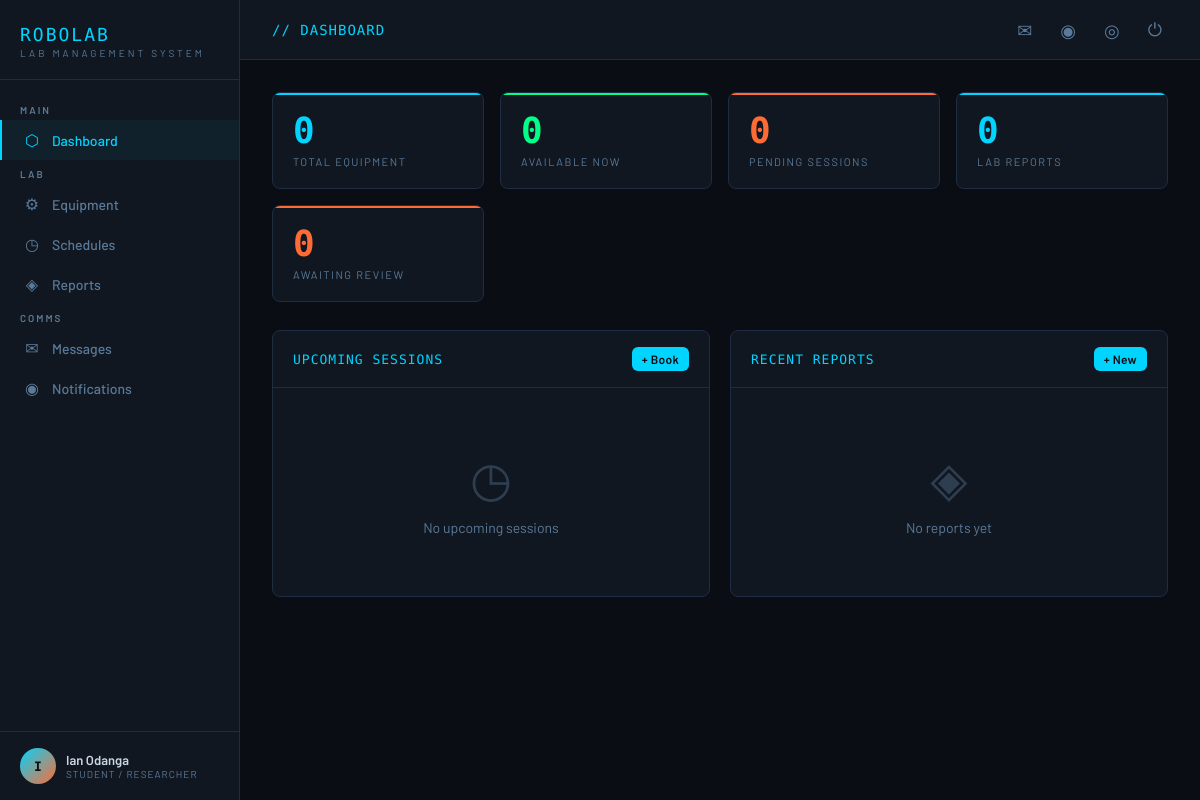
Screenshot of / (signed in) with the database file from the repository.
### accounts/models.py (models this page shows, shortened)
class User(AbstractUser):
    ROLE_ADMIN = 'admin'
    ROLE_TECHNICIAN = 'technician'
    ROLE_RESEARCHER = 'researcher'
    ROLE_CHOICES = [
        (ROLE_ADMIN, 'Admin'),
        (ROLE_TECHNICIAN, 'Lab Technician'),
        (ROLE_RESEARCHER, 'Student / Researcher'),
    ]
    role = models.CharField(max_length=20, choices=ROLE_CHOICES, default=ROLE_RESEARCHER)
    phone = models.CharField(max_length=20, blank=True)
    department = models.CharField(max_length=100, blank=True)
    bio = models.TextField(blank=True)
    avatar = models.ImageField(upload_to='avatars/', blank=True, null=True)
    def is_admin(self):
        return self.role == self.ROLE_ADMIN
    def is_technician(self):
        return self.role == self.ROLE_TECHNICIAN

### core/views.py (the view)
# urls.py: path('', views.dashboard, name='dashboard'),
@login_required
def dashboard(request):
    user = request.user
    now = timezone.now()
    if user.is_admin() or user.is_technician():
        total_equipment = Equipment.objects.count()
        available_equipment = Equipment.objects.filter(status=Equipment.STATUS_AVAILABLE).count()
        pending_sessions = LabSession.objects.filter(status=LabSession.STATUS_PENDING).count()
        total_reports = LabReport.objects.count()
        submitted_reports = LabReport.objects.filter(status=LabReport.STATUS_SUBMITTED).count()
        upcoming_sessions = LabSession.objects.filter(
            start_time__gte=now, status=LabSession.STATUS_APPROVED
        ).order_by('start_time')[:5]
        recent_reports = LabReport.objects.order_by('-created_at')[:5]
    else:
        total_equipment = Equipment.objects.filter(status=Equipment.STATUS_AVAILABLE).count()
        available_equipment = total_equipment
        pending_sessions = LabSession.objects.filter(requested_by=user, status=LabSession.STATUS_PENDING).count()
        total_reports = LabReport.objects.filter(author=user).count()
        submitted_reports = LabReport.objects.filter(author=user, status=LabReport.STATUS_SUBMITTED).count()
        upcoming_sessions = LabSession.objects.filter(
            requested_by=user, start_time__gte=now
        ).order_by('start_time')[:5]
        recent_reports = LabReport.objects.filter(author=user).order_by('-created_at')[:5]
    unread_messages = Message.objects.filter(recipient=user, is_read=False).count()
    unread_notifications = Notification.objects.filter(user=user, is_read=False).count()
    maintenance_due = Equipment.objects.filter(
        next_maintenance__lte=now.date(), status=Equipment.STATUS_AVAILABLE
    ).count()
    context = {
        'total_equipment': total_equipment,
        'available_equipment': available_equipment,
        'pending_sessions': pending_sessions,
        'total_reports': total_reports,
        'submitted_reports': submitted_reports,
        'upcoming_sessions': upcoming_sessions,
        'recent_reports': recent_reports,
        'unread_messages': unread_messages,
        'unread_notifications': unread_notifications,
        'maintenance_due': maintenance_due,
    }
    return render(request, 'core/dashboard.html', context)

### core/context_processors.py (called while the page is built)
def unread_counts(request):
    if request.user.is_authenticated:
        unread_count = Message.objects.filter(recipient=request.user, is_read=False).count()
        unread_notifications = Notification.objects.filter(user=request.user, is_read=False).count()
    else:
        unread_count = 0
        unread_notifications = 0
    return {
        'unread_count': unread_count,
        'unread_notifications': unread_notifications,
    }

### templates/core/dashboard.html (shortened to what this page needs)
{% extends 'base.html' %}
{% block page_title %}// DASHBOARD{% endblock %}
{% block content %}
<div class="stats-grid">
  <div class="stat-card accent">
    <div class="stat-value">{{ total_equipment }}</div>
    <div class="stat-label">Total Equipment</div>
  </div>
  <div class="stat-card green">
    <div class="stat-value">{{ available_equipment }}</div>
    <div class="stat-label">Available Now</div>
  </div>
  <div class="stat-card orange">
    <div class="stat-value">{{ pending_sessions }}</div>
    <div class="stat-label">Pending Sessions</div>
  </div>
  <div class="stat-card accent">
    <div class="stat-value">{{ total_reports }}</div>
    <div class="stat-label">Lab Reports</div>
  </div>
  <div class="stat-card orange">
    <div class="stat-value">{{ submitted_reports }}</div>
    <div class="stat-label">Awaiting Review</div>
  </div>
</div>
<div class="grid-2">
  <div class="card">
    <div class="card-header">
      <span class="card-title">Upcoming Sessions</span>
      <a href="{% url 'schedules:session_create' %}" class="btn btn-primary btn-sm">+ Book</a>
    </div>
    <div class="table-wrap">
      {% if upcoming_sessions %}
      <table>
        <thead><tr><th>Title</th><th>Start</th><th>Status</th></tr></thead>
        <tbody>
          {% for s in upcoming_sessions %}
          <tr>
            <td><a href="{% url 'schedules:session_detail' s.pk %}" style="color:var(--accent);text-decoration:none;">{{ s.title }}</a></td>
            <td style="font-family:var(--mono);font-size:12px;">{{ s.start_time|date:"M d, H:i" }}</td>
            <td><span class="badge-status badge-{{ s.status }}">{{ s.get_status_display }}</span></td>
          </tr>
          {% endfor %}
        </tbody>
      </table>
      {% else %}
      <div class="empty-state"><div class="icon">◷</div><p>No upcoming sessions</p></div>
      {% endif %}
    </div>
  </div>
  <div class="card">
    <div class="card-header">
      <span class="card-title">Recent Reports</span>
      <a href="{% url 'lab_reports:report_create' %}" class="btn btn-primary btn-sm">+ New</a>
    </div>
    <div class="table-wrap">
      {% if recent_reports %}
      <table>
        <thead><tr><th>Title</th><th>Author</th><th>Status</th></tr></thead>
        <tbody>
          {% for r in recent_reports %}
          <tr>
            <td><a href="{% url 'lab_reports:report_detail' r.pk %}" style="color:var(--accent);text-decoration:none;">{{ r.title|truncatechars:30 }}</a></td>
            <td style="color:var(--text-dim);font-size:13px;">{{ r.author.get_full_name|default:r.author.username }}</td>
            <td><span class="badge-status badge-{{ r.status }}">{{ r.get_status_display }}</span></td>
          </tr>
          {% endfor %}
        </tbody>
      </table>
      {% else %}
      <div class="empty-state"><div class="icon">◈</div><p>No reports yet</p></div>
      {% endif %}
    </div>
  </div>
</div>
{% endblock %}

### templates/base.html (shortened to what this page needs)
<!DOCTYPE html>
<html lang="en">
<head>
</head>
<body>
{% if user.is_authenticated %}
<aside class="sidebar">
  <div class="sidebar-logo">
    <div class="logo-text">ROBOLAB</div>
    <div class="logo-sub">Lab Management System</div>
  </div>
  <nav class="sidebar-nav">
    <div class="nav-section">Main</div>
    <a href="{% url 'core:dashboard' %}" class="nav-link {% if request.resolver_match.app_name == 'core' %}active{% endif %}">
      <span class="nav-icon">⬡</span> Dashboard
    </a>
    <div class="nav-section">Lab</div>
    <a href="{% url 'inventory:equipment_list' %}" class="nav-link {% if request.resolver_match.app_name == 'inventory' %}active{% endif %}">
      <span class="nav-icon">⚙</span> Equipment
    </a>
    <a href="{% url 'schedules:session_list' %}" class="nav-link {% if request.resolver_match.app_name == 'schedules' %}active{% endif %}">
      <span class="nav-icon">◷</span> Schedules
    </a>
    <a href="{% url 'lab_reports:report_list' %}" class="nav-link {% if request.resolver_match.app_name == 'lab_reports' %}active{% endif %}">
      <span class="nav-icon">◈</span> Reports
    </a>
    <div class="nav-section">Comms</div>
    <a href="{% url 'messaging_app:inbox' %}" class="nav-link {% if request.resolver_match.app_name == 'messaging_app' %}active{% endif %}">
      <span class="nav-icon">✉</span> Messages
    </a>
    <a href="{% url 'messaging_app:notifications' %}" class="nav-link">
      <span class="nav-icon">◉</span> Notifications
    </a>
  </nav>
  <div class="sidebar-user">
    <div class="user-avatar">{{ user.username|first|upper }}</div>
    <div class="user-info">
      <div class="user-name">{{ user.get_full_name|default:user.username }}</div>
      <div class="user-role">{{ user.get_role_display }}</div>
    </div>
  </div>
</aside>
{% endif %}
<div class="main">
  {% if user.is_authenticated %}
  <div class="topbar">
    <div class="page-title">{% block page_title %}DASHBOARD{% endblock %}</div>
    <div class="topbar-actions">
      <a href="{% url 'messaging_app:inbox' %}" class="topbar-btn" title="Messages">
        ✉
      </a>
      <a href="{% url 'messaging_app:notifications' %}" class="topbar-btn" title="Notifications">◉</a>
      <a href="{% url 'accounts:profile' %}" class="topbar-btn" title="Profile">◎</a>
      <a href="{% url 'accounts:logout' %}" class="topbar-btn" title="Logout">⏻</a>
    </div>
  </div>
  {% endif %}
  <div class="content">
    {% block content %}{% endblock %}
  </div>
</div>
</body>
</html>

### rows the page displays
User: username|first "I", get_full_name "Ian Odanga", role "STUDENT / RESEARCHER"

### other values shown
{{ total_equipment }} "0"
{{ available_equipment }} "0"
{{ pending_sessions }} "0"
{{ total_reports }} "0"
{{ submitted_reports }} "0"
